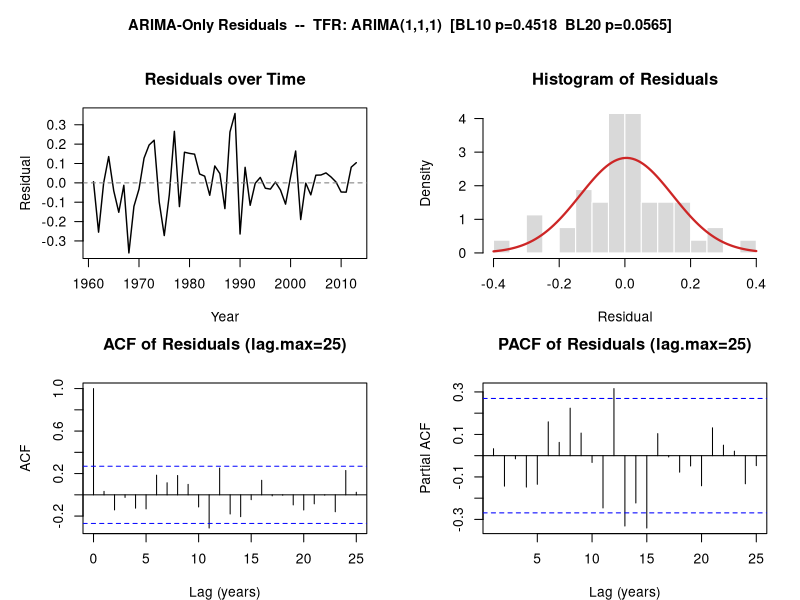
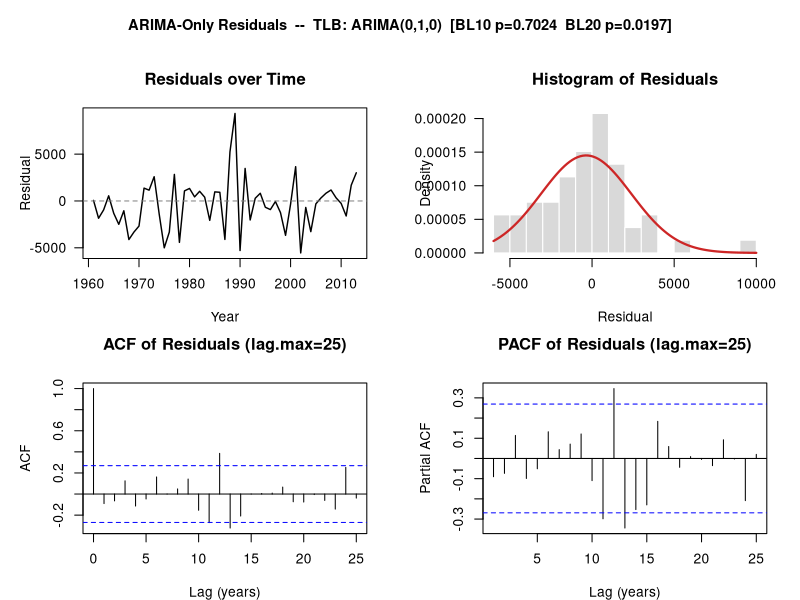
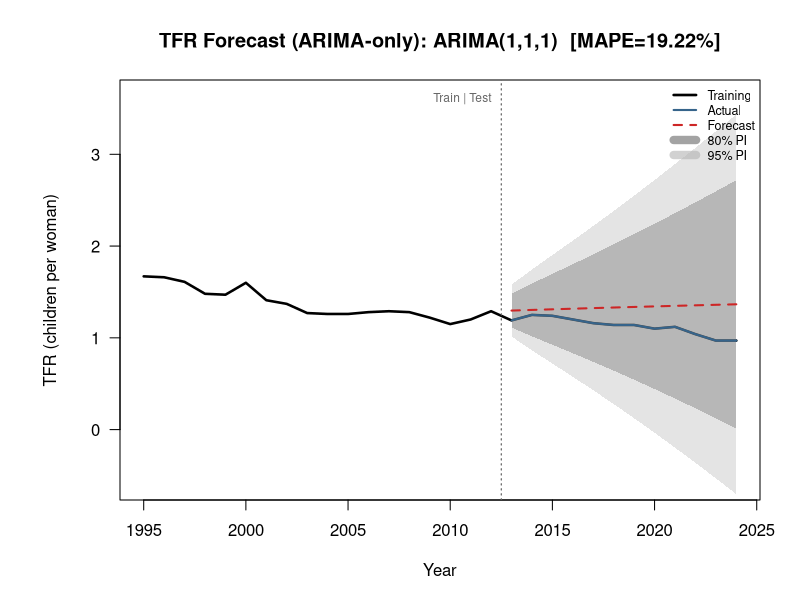
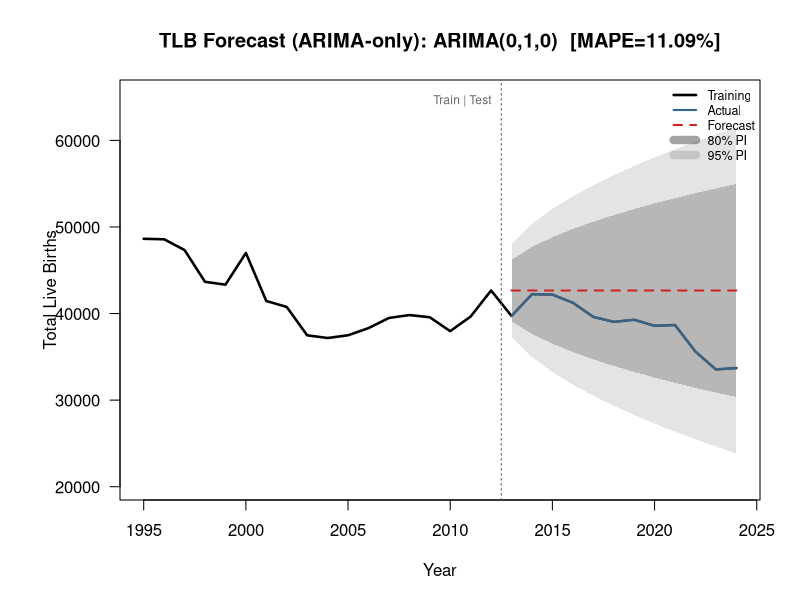

These charts were generated, in order, by the following R code:
# =============================================================================
# BASELINE ARIMA MODELS
# =============================================================================

library(tseries)
library(forecast)

options(stringsAsFactors = FALSE)
options(scipen = 999)
set.seed(42)
dir.create("methods", showWarnings = FALSE)

# =============================================================================
# DATA LOADING
# =============================================================================
df        <- read.csv("cleaned_tlb_tfr_1960_2024.csv")
tlb_ts    <- ts(df$TLB, start = 1960, frequency = 1)
tfr_ts    <- ts(df$TFR, start = 1960, frequency = 1)
tlb_train <- window(tlb_ts, start = 1960, end = 2012)
tlb_test  <- window(tlb_ts, start = 2013, end = 2024)
tfr_train <- window(tfr_ts, start = 1960, end = 2012)
tfr_test  <- window(tfr_ts, start = 2013, end = 2024)

n_train    <- length(tlb_train)   # 53
n_test     <- length(tlb_test)    # 12
test_years <- 2013:2024
train_start <- 1995

# =============================================================================
# HELPER: fit a model, return diagnostics
# =============================================================================
fit_info <- function(model, label, log_scale = FALSE) {
  bl10 <- Box.test(residuals(model), lag = 10, type = "Ljung-Box")
  bl20 <- Box.test(residuals(model), lag = 20, type = "Ljung-Box")
  list(label   = label,
       aic     = round(AIC(model), 2),
       bic     = round(BIC(model), 2),
       bl10p   = round(bl10$p.value, 4),
       bl10q   = round(bl10$statistic, 3),
       bl20p   = round(bl20$p.value, 4),
       viable  = bl10$p.value > 0.05,
       log_scale = log_scale,
       model   = model)
}

safe_fit <- function(expr_call, label, log_scale = FALSE) {
  tryCatch(
    fit_info(eval(expr_call), label, log_scale),
    error = function(e) {
      cat("  FAILED:", label, "->", conditionMessage(e), "\n")
      NULL
    }
  )
}

print_row <- function(m) {
  if (is.null(m)) return()
  cat(sprintf("  %-42s  AIC=%8.2f  BIC=%8.2f  BL10 p=%.4f  BL20 p=%.4f  %s\n",
              m$label, m$aic, m$bic, m$bl10p, m$bl20p,
              ifelse(m$viable, "[VIABLE]", "[FAIL BL10]")))
}

# =============================================================================
# TFR CANDIDATE MODELS (ARIMA ONLY)
# =============================================================================
cat("\n", paste(rep("=",65),collapse=""),"\n")
cat("TFR CANDIDATE MODELS (ARIMA)\n")
cat(paste(rep("=",65),collapse=""),"\n\n")

tfr_cands <- list(
  safe_fit(quote(Arima(tfr_train, order=c(1,1,0))), "ARIMA(1,1,0)"),
  safe_fit(quote(Arima(tfr_train, order=c(2,1,0))), "ARIMA(2,1,0)"),
  safe_fit(quote(Arima(tfr_train, order=c(6,1,0))), "ARIMA(6,1,0)"),
  safe_fit(quote(Arima(tfr_train, order=c(1,1,1))), "ARIMA(1,1,1)"),
  safe_fit(quote(Arima(tfr_train, order=c(6,1,1))), "ARIMA(6,1,1)")
)
tfr_cands <- Filter(Negate(is.null), tfr_cands)
for (m in tfr_cands) print_row(m)

tfr_viable <- Filter(function(m) m$viable, tfr_cands)
tfr_best   <- tfr_viable[[which.min(sapply(tfr_viable, function(m) m$aic))]]
if(is.null(tfr_best)) tfr_best <- tfr_cands[[which.min(sapply(tfr_cands, function(m) m$aic))]]

# =============================================================================
# TLB CANDIDATE MODELS (ARIMA ONLY)
# =============================================================================
cat("\n", paste(rep("=",65),collapse=""),"\n")
cat("TLB CANDIDATE MODELS (ARIMA)\n")
cat(paste(rep("=",65),collapse=""),"\n\n")

tlb_cands <- list(
  safe_fit(quote(Arima(tlb_train, order=c(0,1,0))), "ARIMA(0,1,0)"),
  safe_fit(quote(Arima(tlb_train, order=c(1,1,0))), "ARIMA(1,1,0)"),
  safe_fit(quote(Arima(tlb_train, order=c(2,1,0))), "ARIMA(2,1,0)"),
  safe_fit(quote(Arima(tlb_train, order=c(6,1,0))), "ARIMA(6,1,0)"),
  safe_fit(quote(Arima(tlb_train, order=c(1,1,1))), "ARIMA(1,1,1)")
)
tlb_cands <- Filter(Negate(is.null), tlb_cands)
for (m in tlb_cands) print_row(m)

tlb_viable <- Filter(function(m) m$viable, tlb_cands)
tlb_best   <- tlb_viable[[which.min(sapply(tlb_viable, function(m) m$aic))]]
if(is.null(tlb_best)) tlb_best <- tlb_cands[[which.min(sapply(tlb_cands, function(m) m$aic))]]

# =============================================================================
# HELPER: forecast accuracy metrics
# =============================================================================
acc <- function(actual, fc) {
  e <- as.numeric(actual) - fc
  list(rmse = sqrt(mean(e^2)), mae = mean(abs(e)),
       mape = mean(abs(e / as.numeric(actual))) * 100, sse = sum(e^2))
}

# =============================================================================
# HELPER: 2x2 residual diagnostic panel
# =============================================================================
diag_panel <- function(resid_vec, start_yr, label, outfile) {
  resid_ts <- ts(resid_vec, start = start_yr, frequency = 1)
  png(outfile, width = 1100, height = 820, res = 150, bg = "white")
  par(mfrow = c(2, 2), mar = c(4, 5, 3.5, 2), oma = c(0, 0, 3, 0), bg = "white")
  plot(resid_ts, type = "l", lwd = 1.4, col = "black",
       main = "Residuals over Time", xlab = "Year", ylab = "Residual", las = 1)
  abline(h = 0, lty = 2, col = "gray50")
  hist(resid_vec, breaks = 14, freq = FALSE,
       main = "Histogram of Residuals", xlab = "Residual",
       col = "gray85", border = "white", las = 1)
  curve(dnorm(x, mean(resid_vec), sd(resid_vec)), col = "firebrick3", lwd = 2.2, add = TRUE)
  acf(resid_vec,  lag.max = 25, main = "ACF of Residuals (lag.max=25)",
      xlab = "Lag (years)", ylab = "ACF")
  pacf(resid_vec, lag.max = 25, main = "PACF of Residuals (lag.max=25)",
       xlab = "Lag (years)", ylab = "Partial ACF")
  mtext(label, side = 3, outer = TRUE, line = 1, cex = 0.88, font = 2)
  par(mfrow = c(1, 1))
  dev.off()
}

diag_panel(as.numeric(residuals(tfr_best$model)), 1961,
           paste0("ARIMA-Only Residuals  --  TFR: ", tfr_best$label,
                  "  [BL10 p=", tfr_best$bl10p, "  BL20 p=", tfr_best$bl20p, "]"),
           "methods/fig5a_arima_tfr.png")

diag_panel(as.numeric(residuals(tlb_best$model)), 1961,
           paste0("ARIMA-Only Residuals  --  TLB: ", tlb_best$label,
                  "  [BL10 p=", tlb_best$bl10p, "  BL20 p=", tlb_best$bl20p, "]"),
           "methods/fig5b_arima_tlb.png")

# =============================================================================
# FORECASTS
# =============================================================================
pred_tfr_a  <- forecast(tfr_best$model, h = n_test, level = c(80, 95))
pred_tlb_a  <- forecast(tlb_best$model, h = n_test, level = c(80, 95))
fc_tfr_a    <- as.numeric(pred_tfr_a$mean)
fc_tlb_a    <- as.numeric(pred_tlb_a$mean)
lo80_tfr_a  <- as.numeric(pred_tfr_a$lower[,1]); hi80_tfr_a <- as.numeric(pred_tfr_a$upper[,1])
lo95_tfr_a  <- as.numeric(pred_tfr_a$lower[,2]); hi95_tfr_a <- as.numeric(pred_tfr_a$upper[,2])
lo80_tlb_a  <- as.numeric(pred_tlb_a$lower[,1]); hi80_tlb_a <- as.numeric(pred_tlb_a$upper[,1])
lo95_tlb_a  <- as.numeric(pred_tlb_a$lower[,2]); hi95_tlb_a <- as.numeric(pred_tlb_a$upper[,2])
acc_tfr_a   <- acc(tfr_test, fc_tfr_a)
acc_tlb_a   <- acc(tlb_test, fc_tlb_a)

make_fc_plot <- function(ts_full, ts_test, fc, lo80, hi80, lo95, hi95,
                         ylab_txt, title_txt, outfile) {
  ylim_r <- range(c(as.numeric(window(ts_full, start=train_start)),
                    lo95, hi95)) * c(0.85, 1.06)
  png(outfile, width=1100, height=600, res=150, bg="white")
  par(mar=c(5,6,4,2), bg="white")
  plot(window(ts_full, start=train_start), type="l", lwd=2.5, col="black",
       xlim=c(train_start,2024), ylim=ylim_r,
       main=title_txt, xlab="Year", ylab=ylab_txt, las=1)
  abline(v=2012.5, lty=3, col="gray40", lwd=1.2)
  text(2012.5, ylim_r[2]*0.99, "Train | Test", col="gray40", cex=0.72, pos=2)
  polygon(c(test_years,rev(test_years)), c(lo95,rev(hi95)),
          col=rgb(0.7,0.7,0.7,0.35), border=NA)
  polygon(c(test_years,rev(test_years)), c(lo80,rev(hi80)),
          col=rgb(0.4,0.4,0.4,0.35), border=NA)
  lines(ts_test, lwd=2, col="steelblue4")
  lines(test_years, fc, lwd=2, col="firebrick3", lty=2)
  legend("topright", bty="n", cex=0.75,
         legend=c("Training","Actual","Forecast","80% PI","95% PI"),
         col=c("black","steelblue4","firebrick3",
               rgb(0.4,0.4,0.4,0.6),rgb(0.7,0.7,0.7,0.6)),
         lwd=c(2.5,2,2,8,8), lty=c(1,1,2,1,1))
  dev.off()
}

make_fc_plot(tfr_ts, tfr_test, fc_tfr_a, lo80_tfr_a, hi80_tfr_a, lo95_tfr_a, hi95_tfr_a,
             "TFR (children per woman)",
             paste0("TFR Forecast (ARIMA-only): ", tfr_best$label,
                    "  [MAPE=", round(acc_tfr_a$mape,2), "%]"),
             "methods/fig6a_arima_tfr.png")

make_fc_plot(tlb_ts, tlb_test, fc_tlb_a, lo80_tlb_a, hi80_tlb_a, lo95_tlb_a, hi95_tlb_a,
             "Total Live Births",
             paste0("TLB Forecast (ARIMA-only): ", tlb_best$label,
                    "  [MAPE=", round(acc_tlb_a$mape,2), "%]"),
             "methods/fig6b_arima_tlb.png")
